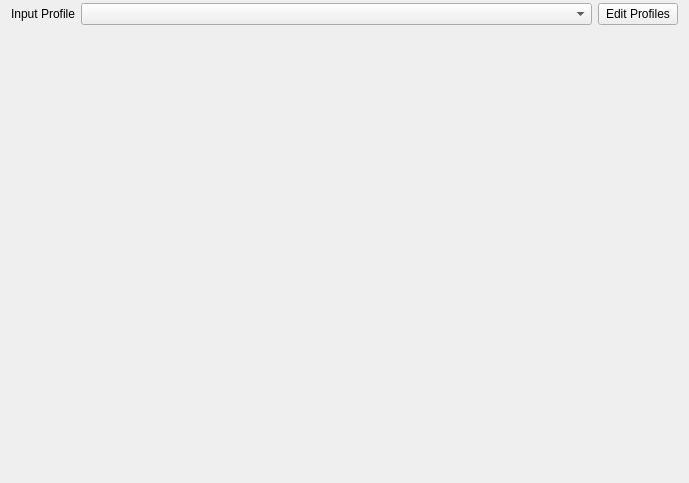
<?xml version="1.0" encoding="utf-8"?>
<ui version="4.0">
 <author>
    SPDX-FileCopyrightText: none
    SPDX-License-Identifier: GPL-3.0-or-later
  </author>
 <class>KisInputConfigurationPage</class>
 <widget class="QWidget" name="KisInputConfigurationPage">
  <property name="geometry">
   <rect>
    <x>0</x>
    <y>0</y>
    <width>689</width>
    <height>483</height>
   </rect>
  </property>
  <layout class="QGridLayout" name="gridLayout_2">
   <property name="topMargin">
    <number>3</number>
   </property>
   <property name="bottomMargin">
    <number>0</number>
   </property>
   <item colspan="2" column="0" row="0">
    <layout class="QHBoxLayout" name="horizontalLayout">
     <item>
      <widget class="QLabel" name="label">
       <property name="text">
        <string>Input Profile</string>
       </property>
       <property name="alignment">
        <set>Qt::AlignRight|Qt::AlignTrailing|Qt::AlignVCenter</set>
       </property>
      </widget>
     </item>
     <item>
      <widget class="KComboBox" name="profileComboBox">
       <property name="sizePolicy">
        <sizepolicy hsizetype="Expanding" vsizetype="Fixed">
         <horstretch>0</horstretch>
         <verstretch>0</verstretch>
        </sizepolicy>
       </property>
       <property name="editable">
        <bool>false</bool>
       </property>
      </widget>
     </item>
     <item>
      <widget class="QPushButton" name="editProfilesButton">
       <property name="sizePolicy">
        <sizepolicy hsizetype="Fixed" vsizetype="Fixed">
         <horstretch>0</horstretch>
         <verstretch>0</verstretch>
        </sizepolicy>
       </property>
       <property name="toolTip">
        <string>Duplicate current profile</string>
       </property>
       <property name="text">
        <string>Edit Profiles</string>
       </property>
       <property name="iconSize">
        <size>
         <width>18</width>
         <height>20</height>
        </size>
       </property>
      </widget>
     </item>
    </layout>
   </item>
   <item column="0" row="1">
    <widget class="QScrollArea" name="scrollArea">
     <property name="frameShape">
      <enum>QFrame::NoFrame</enum>
     </property>
     <property name="frameShadow">
      <enum>QFrame::Plain</enum>
     </property>
     <property name="widgetResizable">
      <bool>true</bool>
     </property>
     <widget class="QWidget" name="scrollAreaWidgetContents">
      <property name="geometry">
       <rect>
        <x>0</x>
        <y>0</y>
        <width>671</width>
        <height>429</height>
       </rect>
      </property>
      <layout class="QGridLayout" name="gridLayout">
       <item column="0" row="0">
        <layout class="QVBoxLayout" name="configurationItemsArea"/>
       </item>
      </layout>
     </widget>
    </widget>
   </item>
  </layout>
 </widget>
 <customwidgets>
  <customwidget>
   <class>KComboBox</class>
   <extends>QComboBox</extends>
   <header>kcombobox.h</header>
  </customwidget>
 </customwidgets>
 <resources/>
 <connections/>
</ui>
